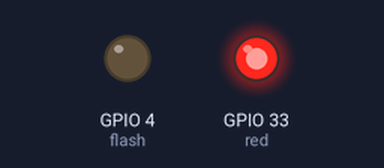
Bench run of a program on a simulated ESP32 board running MicroPython. Parts: output pins drawn as LEDs (lit = HIGH). What the program prints to the serial console is not drawn.

Above: at 0.1 s.
At 20.12 s:
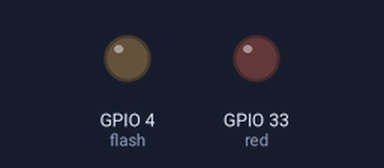
At 39.1 s:
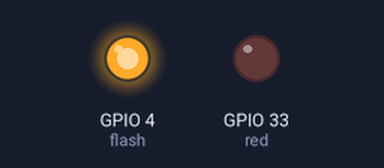
Timing chart, 0 to 40.0 s (numbered marks = the images above):
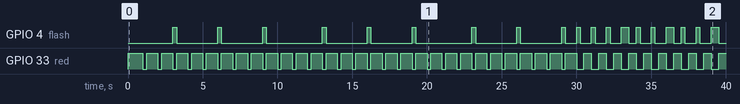

The program:

369_time_callback.py
```python
from machine import Pin, Timer
import time

flash = Pin(4, Pin.OUT, value= 0)
red = Pin(33, Pin.OUT, value= 1)


def blink_red():
    red.value(0)
    time.sleep_ms(250)
    red.value(1)

def blink_flash():
    flash.value(1)
    red.value(0)
    time.sleep_ms(250)
    red.value(1)
    flash.value(0)


def timer_callback(t):
    global ms_flag
    ms_flag = True

i = 1
ms_flag = False
tmr = Timer(0)

tmr.init(
    period=1000,
    mode=Timer.PERIODIC,
    callback=timer_callback
)

try:
    while True:
        if ms_flag:
            ms_flag = False

            print (i)
            if i < 10:
                if i % 3 == 0:
                    blink_flash()
                    print('짝!')
                else:
                    blink_red()
            elif i < 100:
                first_num = int(i/10)
                second_num = i % 10
                if first_num % 3 == 0:
                    blink_flash()
                    print('짝!')
                if second_num % 3 == 0 and second_num!= 0:
                    blink_flash()
                    print('짝!')
                else:
                    blink_red()
            else:
                first_num = int(i/100)
                second_num = int((i - (first_num * 100)) / 10)
                third_num = (i - (first_num * 100)) % 10
                if first_num % 3 == 0:
                    blink_flash()
                    print('짝!')
                if second_num % 3 == 0 and second_num!= 0:
                    blink_flash()
                    print('짝!')
                if third_num % 3 == 0 and third_num!= 0:
                    blink_flash()
                    print('짝!')
                else:
                    blink_red()

            i += 1


except KeyboardInterrupt:
    flash.value(0)
    red.value(1)
    tmr.deinit()
    print("타이머 정지")
```

Measured:
- by itself, GPIO 4 (flash): LOW → HIGH at 3.0 s, → LOW 0.25 s later, → HIGH 2.7 s later, → LOW 0.25 s later, … (38 changes in this stretch)
- by itself, GPIO 33 (red): goes 29 × (LOW 0.25 s, HIGH 0.75 s), 9 × (LOW 0.50 s, HIGH 0.50 s), LOW 0.50 s, then HIGH
